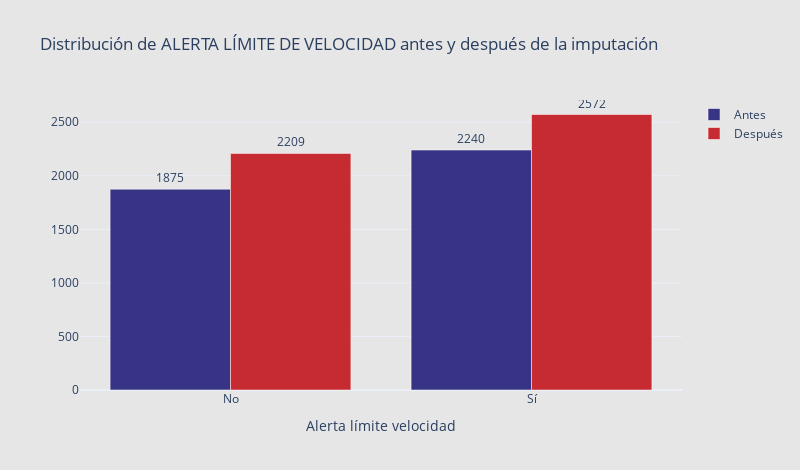

Here is the notebook cell this chart was saved with:
### Code cell
# Conteo antes y después
antes_alerta = df_antes['alerta_lim_velocidad'].value_counts().sort_index()
despues_alerta = df_bmw['alerta_lim_velocidad'].value_counts().sort_index()

# Diccionario para etiquetas personalizadas
etiquetas = {False: 'No', True: 'Sí'}

# Convertir índices a etiquetas personalizadas
x_labels_antes = [etiquetas.get(i, str(i)) for i in antes_alerta.index]
x_labels_despues = [etiquetas.get(i, str(i)) for i in despues_alerta.index]

fig = go.Figure()

fig.add_trace(go.Bar(
    x=x_labels_antes,
    y=antes_alerta.values,
    name='Antes',
    marker_color='#373485',
    opacity=1,
    text=antes_alerta.values,
    textposition='outside'
))

fig.add_trace(go.Bar(
    x=x_labels_despues,
    y=despues_alerta.values,
    name='Después',
    marker_color='#c52b30',
    opacity=1,
    text=despues_alerta.values,
    textposition='outside'
))

fig.update_layout(
    title="Distribución de ALERTA LÍMITE DE VELOCIDAD antes y después de la imputación",
    xaxis_title="Alerta límite velocidad",
    barmode='group',
    template='plotly_white',
    width=800,
    height=470,
    plot_bgcolor='#e6e6e7', 
    paper_bgcolor='#e6e6e7'
)

fig.show()

### Figure 1 — Plotly figure (JSON) as saved in the notebook; plotly's stock layout.template omitted (floating-point values rounded to 4 significant figures)
{"data": [{"marker": {"color": "#373485"}, "name": "Antes", "opacity": 1, "text": [1875.0, 2240.0], "textposition": "outside", "type": "bar", "x": ["No", "Sí"], "y": [1875, 2240]}, {"marker": {"color": "#c52b30"}, "name": "Después", "opacity": 1, "text": [2209.0, 2572.0], "textposition": "outside", "type": "bar", "x": ["No", "Sí"], "y": [2209, 2572]}], "layout": {"barmode": "group", "height": 470, "paper_bgcolor": "#e6e6e7", "plot_bgcolor": "#e6e6e7", "title": {"text": "Distribución de ALERTA LÍMITE DE VELOCIDAD antes y después de la imputación"}, "width": 800, "xaxis": {"title": {"text": "Alerta límite velocidad"}}}}
